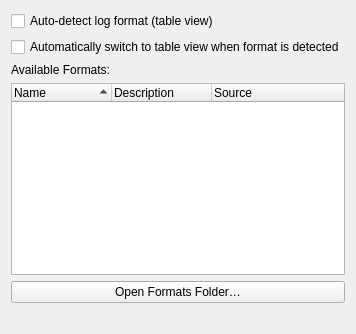
     <widget class="QWidget" name="logFormatsTab">
      <attribute name="title">
       <string>Log Formats</string>
      </attribute>
      <layout class="QVBoxLayout" name="logFormatsLayout">
       <item>
        <widget class="QCheckBox" name="autoDetectLogFormatsCheckBox">
         <property name="text">
          <string>Auto-detect log format (table view)</string>
         </property>
        </widget>
       </item>
       <item>
        <widget class="QCheckBox" name="autoShowTableViewCheckBox">
         <property name="text">
          <string>Automatically switch to table view when format is detected</string>
         </property>
        </widget>
       </item>
       <item>
        <widget class="QLabel" name="availableFormatsLabel">
         <property name="text">
          <string>Available Formats:</string>
         </property>
        </widget>
       </item>
       <item>
        <widget class="QTreeWidget" name="formatsTreeWidget">
         <property name="alternatingRowColors">
          <bool>true</bool>
         </property>
         <property name="rootIsDecorated">
          <bool>false</bool>
         </property>
         <property name="uniformRowHeights">
          <bool>true</bool>
         </property>
         <property name="sortingEnabled">
          <bool>true</bool>
         </property>
         <property name="editTriggers">
          <set>QAbstractItemView::NoEditTriggers</set>
         </property>
         <property name="selectionMode">
          <enum>QAbstractItemView::NoSelection</enum>
         </property>
         <column>
          <property name="text">
           <string>Name</string>
          </property>
         </column>
         <column>
          <property name="text">
           <string>Description</string>
          </property>
         </column>
         <column>
          <property name="text">
           <string>Source</string>
          </property>
         </column>
        </widget>
       </item>
       <item>
        <widget class="QPushButton" name="openFormatsFolderButton">
         <property name="text">
          <string>Open Formats Folder…</string>
         </property>
        </widget>
       </item>
       <item>
        <spacer name="logFormatsVerticalSpacer">
         <property name="orientation">
          <enum>Qt::Vertical</enum>
         </property>
         <property name="sizeHint" stdset="0">
          <size>
           <width>20</width>
           <height>20</height>
          </size>
         </property>
        </spacer>
       </item>
      </layout>
     </widget>
